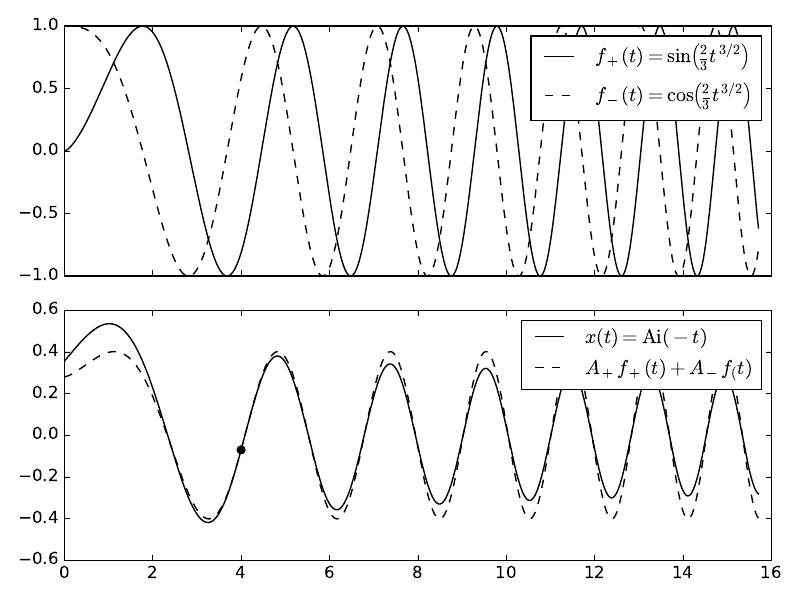

Generate this figure with Python:
import matplotlib.pyplot as plt
import numpy
import scipy.special

tmin = 0
tmax = 5*numpy.pi
x = numpy.linspace(tmin,tmax,1000)

fp = lambda t: numpy.sin(2/3*t**(3/2))

dfp = lambda t: t**1/2*numpy.cos(2/3*t**(3/2))
fm = lambda t: numpy.cos(2/3*t**(3/2))
dfm = lambda t: -t**1/2*numpy.sin(2/3*t**(3/2))

fig, axes = plt.subplots(2,1, sharex=True)

axes[0].plot(x,fp(x),color='black',label=r'$f_+(t) = \sin\left(\frac{2}{3}t^{3/2}\right)$')
axes[0].plot(x,fm(x),color='black',linestyle='dashed',label=r'$f_-(t) = \cos\left(\frac{2}{3}t^{3/2}\right)$')
axes[0].legend()

tj = 4
xj = scipy.special.airy(-tj)[0]
xdotj = -scipy.special.airy(-tj)[1]
Ap = (xdotj * fm(tj) - xj * dfm(tj))/(dfp(tj)*fm(tj)-dfm(tj)*fp(tj))
Am = (xdotj * fp(tj) - xj * dfp(tj))/(dfm(tj)*fp(tj)-dfp(tj)*fm(tj))
f = lambda x: Ap *fp(x) + Am * fm(x)

axes[1].plot(x,scipy.special.airy(-x)[0],'k', label=r'$x(t) = \mathrm{Ai}(-t)$')
axes[1].plot(x,f(x),color='black',linestyle='dashed', label=r'$A_+ f_+(t) + A_- f_(t)$')
axes[1].plot(tj,xj,'ko')
axes[1].legend()

fig.subplots_adjust()
fig.tight_layout()
fig.savefig('matching.pdf')
